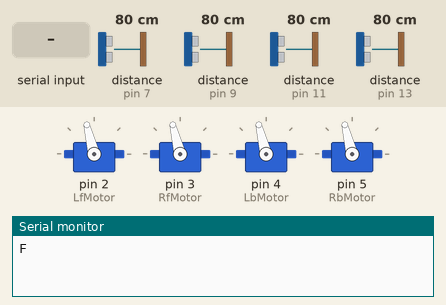
Recording of a sketch running on a simulated Arduino Uno, built with avr-gcc and run on an emulated ATmega328P. On the bench: 4 × servo, the last lines printed to the serial monitor. Inputs (shaded band) come from the test bench; at power-on: distance to the obstacle (sensors on pin 7, pin 9, pin 11, pin 13) 80 cm. The echo pulse lasts 58.3 µs per cm.

Above: at 1.2 s.
1.3 s: distance to the obstacle (sensor on pin 7) set to 53 cm
3.1 s: distance to the obstacle (sensor on pin 7) set to 47 cm
At 4.5 s:
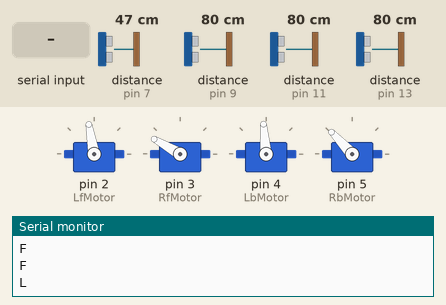
8.2 s: distance to the obstacle (sensor on pin 9) set to 2 cm
At 10.5 s:
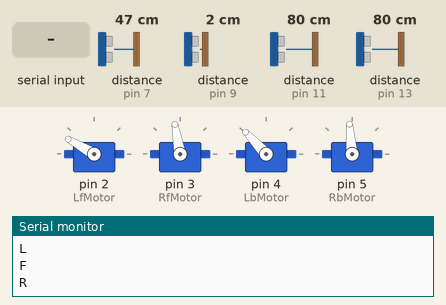
13.3 s: "A" received over Serial
At 18.4 s:
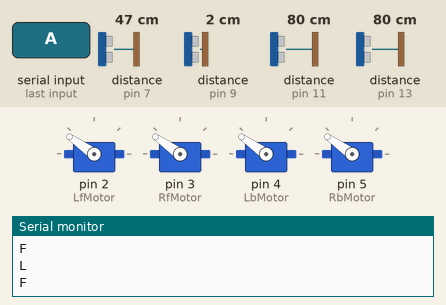
Timing chart, 0 to 19.4 s (numbered marks = the images above; inputs shaded):
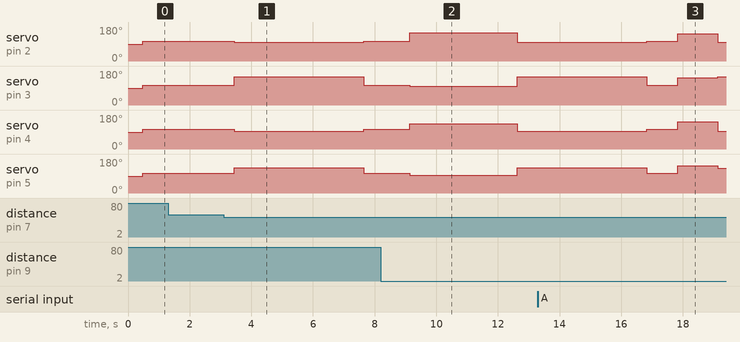

Measured:
- the behaviour switches between 51 and 50 cm on distance to the obstacle (sensor on pin 7) (found by bisection; images 0 and 1)
- after the input at 3.1 s, servo on pin 2 (LfMotor): 104° → 100° after 0.35 s, → 104° 4.2 s later; servo on pin 3 (RfMotor): 104° → 150° after 0.35 s, → 104° 4.2 s later; servo on pin 4 (LbMotor): 104° → 95° after 0.35 s, → 104° 4.2 s later; servo on pin 5 (RbMotor): 104° → 133° after 0.35 s, → 104° 4.2 s later
- after the input at 8.2 s, servo on pin 2 (LfMotor): 104° → 150° after 0.93 s, → 100° 3.5 s later; servo on pin 3 (RfMotor): 104° → 100° after 0.93 s, → 150° 3.5 s later; servo on pin 4 (LbMotor): 104° → 133° after 0.93 s, → 95° 3.5 s later; servo on pin 5 (RbMotor): 104° → 95° after 0.93 s, → 133° 3.5 s later

The sketch:

CAV1.ino
```cpp
#include <Servo.h>
#include "NewPing.h"

// define all the pins with sensors
#define trigPinF 12
#define echoPinF 13
#define trigPinB 10
#define echoPinB 11
#define trigPinL 8
#define echoPinL 9
#define trigPinR 6
#define echoPinR 7
#define MAX_distance 400


#define FORWARD 'F'
#define BACKWARD 'B'
#define LEFT 'L'
#define RIGHT 'R'
#define LEFTBACK 'N'
#define RIGHTBACK 'V'
#define STOP 'S'
/*
#define FORWARD 'f'
#define BACKWARD 'b'
#define LEFT 'l'
#define RIGHT 'r'
#define LEFTBACK 'n'
#define RIGHTBACK 'v'
#define STOP 's'*/


Servo LfMotor;
Servo RfMotor;
Servo LbMotor;
Servo RbMotor;

NewPing sonarf(trigPinF, echoPinF, MAX_distance);
NewPing sonarb(trigPinB, echoPinB, MAX_distance);
NewPing sonarl(trigPinL, echoPinL, MAX_distance);
NewPing sonarr(trigPinR, echoPinR, MAX_distance);

//definition about sensors
float durationf, distancef,durationb, distanceb,durationl, distancel,durationr, distancer;
float soundsp=340;  // Stores calculated speed of sound in M/S
float soundcm=340/10000;  // Stores calculated speed of sound in cm/ms
int iterations = 5;

//definition about CAV
static float WIDTH = 0.273;   // meters
static float RADIUS = 0.120;  // meters

static unsigned char MOTORS_PWM_MIN = 40;
static unsigned char MOTORS_PWM_ZERO = 94;
static unsigned char MOTORS_PWM_MAX = 150;

static char OMEGA_MAX = (2*1 + 1*WIDTH)/(2*RADIUS);

unsigned char mapToPWM(float v) {
  unsigned char pwm;

  if(v >= 0) {
    v = min(v,OMEGA_MAX)/OMEGA_MAX;
    pwm = (unsigned char)(v*(MOTORS_PWM_MAX-MOTORS_PWM_ZERO) + MOTORS_PWM_ZERO);
  } else {
    v = max(v,-OMEGA_MAX)/OMEGA_MAX;
    pwm = (unsigned char)(MOTORS_PWM_ZERO + v*(MOTORS_PWM_ZERO-MOTORS_PWM_MIN));
  }
  return pwm;
}


void cmdvelCb(double linear, double angular){

  digitalWrite(13, HIGH-digitalRead(13));   // blink the led

  // Convert Twist into differential-drive
  float wl, wr;
  wl = (2*linear + angular*WIDTH)/(2*RADIUS);
  wr = (2*linear - angular*WIDTH)/(2*RADIUS);

  setMotors(mapToPWM(wl),mapToPWM(wr),mapToPWM(wl),mapToPWM(wr));
}


void setMotors(unsigned char lf, unsigned char rf, unsigned char lb, unsigned char rb) {
  LfMotor.write(lf);
  RfMotor.write(rf);
  LbMotor.write(lb);
  RbMotor.write(rb);
}

void parseInput(char cmd){

  switch(cmd) {

    case FORWARD:
      cmdvelCb(0.2,0);
      break;


    case LEFT:
      setMotors(100,MOTORS_PWM_MAX,95,133);
      break;

    case RIGHT:
      setMotors(MOTORS_PWM_MAX,100,133,95);
      break;

    case LEFTBACK: // left back
      cmdvelCb(-0.5,1.57);
      break;

    case RIGHTBACK: //right back
      cmdvelCb(-0.5,-1.57);
      break;

      case BACKWARD:
      cmdvelCb(-0.2,0);
      break;

      case STOP:
      cmdvelCb(0,0);
      break;

      case 'A': //square
      cmdvelCb(1,0);
      delay(1300);
      setMotors(100,MOTORS_PWM_MAX,MOTORS_PWM_ZERO,130);
      delay(1165);
      cmdvelCb(1,0);
      delay(1300);
      setMotors(100,MOTORS_PWM_MAX,MOTORS_PWM_ZERO,130);
      delay(1165);
      cmdvelCb(1,0);
      delay(1300);
      setMotors(100,MOTORS_PWM_MAX,MOTORS_PWM_ZERO,130);
      delay(1165);
      cmdvelCb(1,0);
      delay(1300);
      setMotors(100,MOTORS_PWM_MAX,MOTORS_PWM_ZERO,130);
      delay(1165);
      cmdvelCb(1,0);
      delay(1000);
      cmdvelCb(0,0);
      break;

      case 'C': //square
      cmdvelCb(1,0);
      delay(1300);
      setMotors(100,MOTORS_PWM_MAX,95,133);
      delay(1170);
      cmdvelCb(1,0);
      delay(1300);
      setMotors(100,MOTORS_PWM_MAX,95,133);
      delay(1170);
      cmdvelCb(1,0);
      delay(1300);
      setMotors(100,MOTORS_PWM_MAX,95,133);
      delay(1170);
      cmdvelCb(1,0);
      delay(1300);
      setMotors(100,MOTORS_PWM_MAX,95,133);
      delay(1170);
      cmdvelCb(1,0);
      delay(1000);
      cmdvelCb(0,0);
      break;

      case 'Z': // square
      cmdvelCb(1,0);
      delay(1300);
      setMotors(MOTORS_PWM_MAX,100,133,95);
      delay(1170);
      cmdvelCb(1,0);
      delay(1300);
      setMotors(MOTORS_PWM_MAX,100,133,95);
      delay(1170);
      cmdvelCb(1,0);
      delay(1300);
      setMotors(MOTORS_PWM_MAX,100,133,95);
      delay(1170);
      cmdvelCb(1,0);
      delay(1300);
      setMotors(MOTORS_PWM_MAX,100,133,95);
      delay(1170);
      cmdvelCb(1,0);
      delay(1000);
      cmdvelCb(0,0);
      break;
  }
}

void readSonars() {
  // result from sensors
  soundsp = 340;
  soundcm = soundsp / 10000;

  durationf = sonarf.ping_median(iterations);
  durationb = sonarb.ping_median(iterations);
  durationl = sonarl.ping_median(iterations);
  durationr = sonarr.ping_median(iterations);

  distancef = (durationf / 2) * soundcm;
  distanceb = (durationb / 2) * soundcm;
  distancel = (durationl / 2) * soundcm;
  distancer = (durationr / 2) * soundcm;
}


void setup () {

  LfMotor.attach(2);
  RfMotor.attach(3);
  LbMotor.attach(4);
  RbMotor.attach(5);

  Serial.begin(9600);


}


void loop() {

 if (Serial.available()) {
		parseInput((char)Serial.read());
   // Serial.println(Serial.read());
    delay(1000);
  }
 else {
     readSonars();

     if(distancef>50&&distanceb>50&&distancel>50&&distancer>50){
        parseInput(FORWARD);
        Serial.println("F");
        Serial.println();
        Serial.println();

      }

      // when front and back sensors detect object, stop.
      if ((distancef<=50 && distancef>0)||(distanceb<=50 && distanceb>0)){
        parseInput(STOP);
        Serial.println("S");
      }

     // when left sensor detect object, turn right
     if (distancel<=50&& distancel>0){
         if ((distancef<=50 && distancef>0)||(distanceb<=50 && distanceb>0))
         {
            parseInput(STOP);
            Serial.println("S");
         }
         else
         {
            Serial.println("R");
            setMotors(MOTORS_PWM_MAX,100,133,95);
            delay(3500);
            parseInput(FORWARD);
            Serial.println("F");
            Serial.println();
            Serial.println();
         }
     }

     // when right sensor detect object, turn left
     if (distancer<=50&& distancer>0)
     {
        if ((distancef<=50 && distancef>0)||(distanceb<=50 && distanceb>0))
        {
            parseInput(STOP);
            Serial.println("S");
        }
        else
        {
            Serial.println("L");
            setMotors(100,MOTORS_PWM_MAX,95,133);
            delay(4200);
            parseInput(FORWARD);
            Serial.println("F");
            Serial.println();
            Serial.println();
        }
     }

         delay(1000);
    	}
}
```
